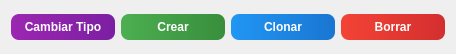
   <widget class="QWidget" name="layoutWidget">
    <property name="geometry">
     <rect>
      <x>1040</x>
      <y>10</y>
      <width>456</width>
      <height>54</height>
     </rect>
    </property>
    <layout class="QHBoxLayout" name="horizontalLayout_9">
     <item>
      <widget class="QPushButton" name="Cambiar_tipo">
       <property name="styleSheet">
        <string notr="true">QPushButton {
    background: qlineargradient(x1:0,y1:0,x2:1,y2:0, stop:0 #9C27B0, stop:1 #7B1FA2);
    color: #ffffff;
    border: none;
    border-radius: 8px;
    padding: 6px 12px;
    font-weight: 600;
}
QPushButton:hover {
    background: qlineargradient(x1:0,y1:0,x2:1,y2:0, stop:0 #BA68C8, stop:1 #9C27B0);
}
QPushButton:pressed {
    background: #6A1B9A;
}</string>
       </property>
       <property name="text">
        <string>Cambiar Tipo</string>
       </property>
      </widget>
     </item>
     <item>
      <widget class="QPushButton" name="btn_crear_contrato">
       <property name="styleSheet">
        <string notr="true">QPushButton {
    background: qlineargradient(x1:0,y1:0,x2:1,y2:0, stop:0 #4CAF50, stop:1 #388E3C);
    color: #ffffff;
    border: none;
    border-radius: 8px;
    padding: 6px 12px;
    font-weight: 600;
}
QPushButton:hover {
    background: qlineargradient(x1:0,y1:0,x2:1,y2:0, stop:0 #66BB6A, stop:1 #4CAF50);
}
QPushButton:pressed {
    background: #2E7D32;
}</string>
       </property>
       <property name="text">
        <string>Crear</string>
       </property>
      </widget>
     </item>
     <item>
      <widget class="QPushButton" name="btn_Clonar_contrato">
       <property name="styleSheet">
        <string notr="true">QPushButton {
    background: qlineargradient(x1:0,y1:0,x2:1,y2:0, stop:0 #2196F3, stop:1 #1976D2);
    color: #ffffff;
    border: none;
    border-radius: 8px;
    padding: 6px 12px;
    font-weight: 600;
}
QPushButton:hover {
    background: qlineargradient(x1:0,y1:0,x2:1,y2:0, stop:0 #42A5F5, stop:1 #2196F3);
}
QPushButton:pressed {
    background: #1565C0;
}</string>
       </property>
       <property name="text">
        <string>Clonar</string>
       </property>
      </widget>
     </item>
     <item>
      <widget class="QPushButton" name="btn_borrar_contrato">
       <property name="styleSheet">
        <string notr="true">QPushButton {
    background: qlineargradient(x1:0,y1:0,x2:1,y2:0, stop:0 #f44336, stop:1 #d32f2f);
    color: #ffffff;
    border: none;
    border-radius: 8px;
    padding: 6px 12px;
    font-weight: 600;
}
QPushButton:hover {
    background: qlineargradient(x1:0,y1:0,x2:1,y2:0, stop:0 #ef5350, stop:1 #f44336);
}
QPushButton:pressed {
    background: #c62828;
}</string>
       </property>
       <property name="text">
        <string>Borrar</string>
       </property>
      </widget>
     </item>
    </layout>
   </widget>
